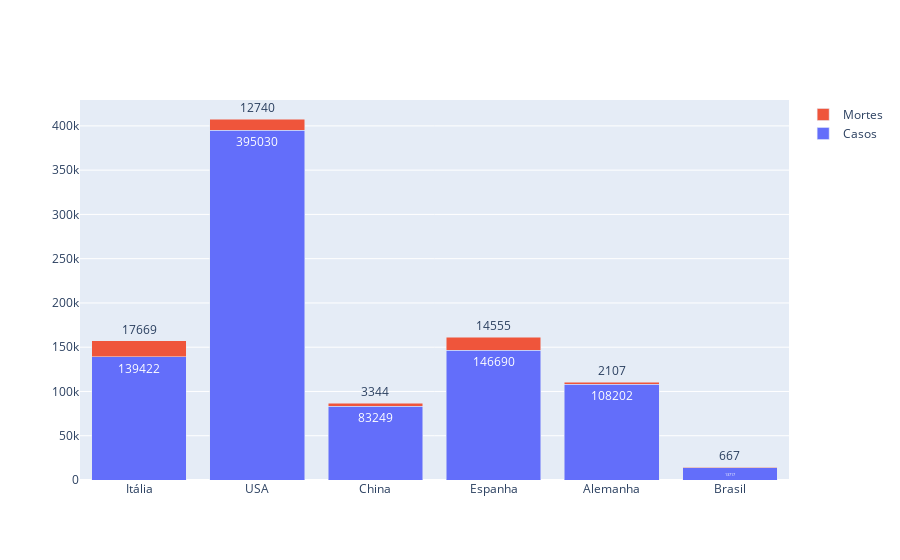

The cell this chart's notebook holds for it:
### Code cell
pais=['Itália','USA', 'China', 'Espanha','Alemanha','Brasil']
casos=[italia.confirmados.sum() , us.confirmados.sum() , china.confirmados.sum() , es.confirmados.sum() , alemanha.confirmados.sum() , brasil.confirmados.sum()]
mortes =[ italia.mortes.sum() , us.mortes.sum() , china.mortes.sum() , es.mortes.sum() , alemanha.mortes.sum() ,brasil.mortes.sum()]

fig = go.Figure(data=[
    go.Bar(name='Casos', x=pais, y=casos, text=casos, textposition='auto'),
    go.Bar(name='Mortes', x=pais, y=mortes, text=mortes, textposition='auto')
])
# Change the bar mode
fig.update_layout(barmode='stack')

fig.show()

### Figure 1 — Plotly figure (JSON) as saved in the notebook; plotly's stock layout.template omitted (floating-point values rounded to 4 significant figures)
{"data": [{"name": "Casos", "text": ["139422", "395030", "83249", "146690", "108202", "13717"], "textposition": "auto", "type": "bar", "x": ["Itália", "USA", "China", "Espanha", "Alemanha", "Brasil"], "y": [139422, 395030, 83249, 146690, 108202, 13717]}, {"name": "Mortes", "text": ["17669", "12740", "3344", "14555", "2107", "667"], "textposition": "auto", "type": "bar", "x": ["Itália", "USA", "China", "Espanha", "Alemanha", "Brasil"], "y": [17669, 12740, 3344, 14555, 2107, 667]}], "layout": {"barmode": "stack"}}
